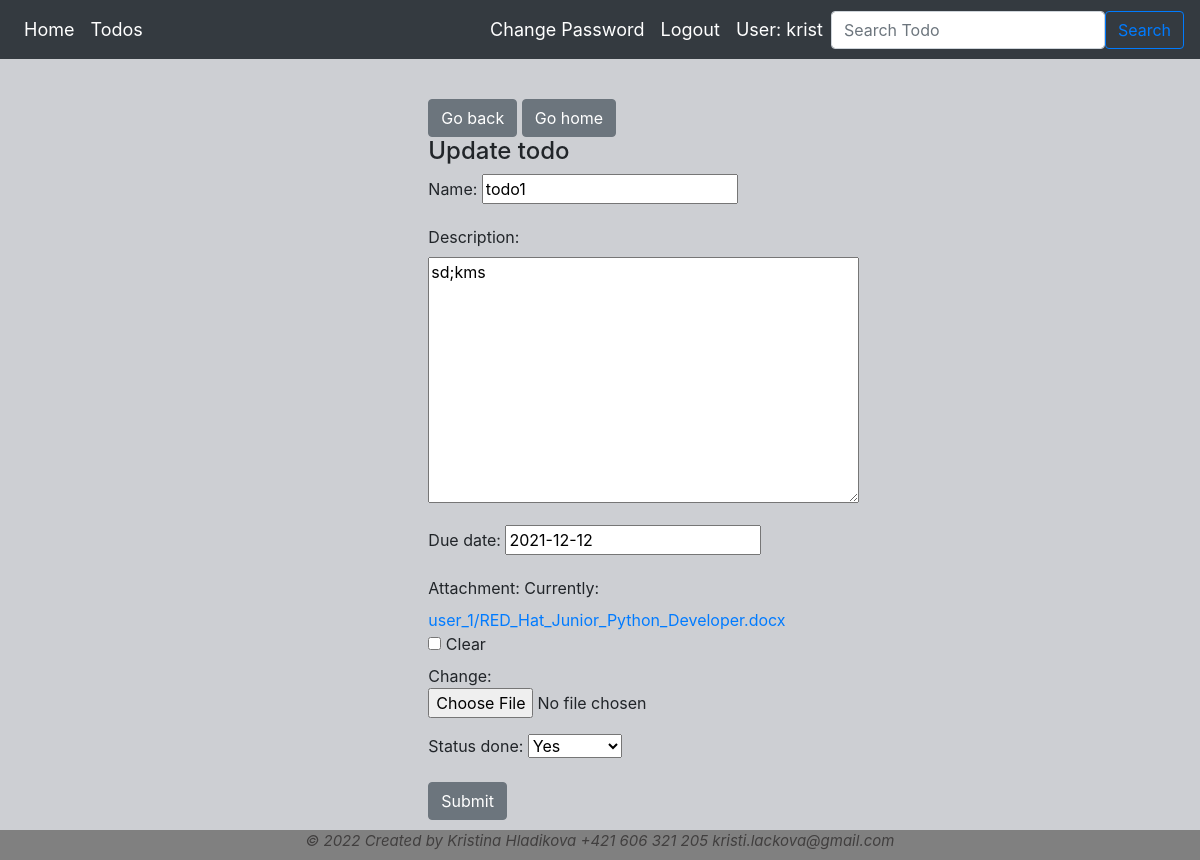
The page /todos/3/update_todo/ (signed in) on the database its author committed.
### todo_manager_app/models.py (models this page shows, shortened)
class Todo(models.Model):
    name = models.CharField(max_length=100)
    description = models.TextField(blank=True, default='')
    due_date = models.DateField()
    status_done = models.BooleanField(null=True, default=False)
    attachment = models.FileField(upload_to=user_directory_path, blank=True, null=True)
    user = models.ForeignKey(User, null=True, on_delete=models.CASCADE)

### todo_manager_app/views.py (the view)
# urls.py: path("todos/<int:todo_id>/update_todo/", update_todo, name="update_todo"),
@login_required(login_url='login')
def update_todo(request, todo_id):
    todo = Todo.objects.get(id=todo_id)
    form = TodoForm(request.POST or None, instance=todo)
    if form.is_valid():
        form.save(request.user)
        return redirect(f'/todos/{todo_id}/')
    context = {"form": form}
    return render(request, "update_todo.html", context)

### todo_manager_app/forms.py (shortened to what this page needs)
class TodoForm(forms.ModelForm):
    class Meta:
        model = Todo
        fields = ['name', 'description', 'due_date', 'attachment', 'status_done']

### todo_manager_app/templates/update_todo.html (shortened to what this page needs)
{% extends 'base.html' %}
{% block body %}
    <div class="col-4 offset-4">
    <a href="/todos/" class="btn btn-secondary">Go back</a>
    <a href="/" class="btn btn-secondary">Go home</a>
        <h4>Update todo</h4>
        <form method="POST">
            {{ form.as_p }}
            <button class="btn btn-secondary" type="submit">Submit</button>
        </form>
    </div>
{% endblock %}

### todo_manager_app/templates/base.html (shortened to what this page needs)
{% load static %}
<!DOCTYPE html>
<html lang="cs">
<head>
    <link rel="stylesheet" href="https://stackpath.bootstrapcdn.com/bootstrap/4.3.1/css/bootstrap.min.css">
</head>
<body style="background-color:#cdcfd3;">
    <nav class="navbar navbar-expand-lg bg-dark" >
    <div class="collapse navbar-collapse" id="navbarSupportedContent">
        <ul class="navbar-nav mr-auto">
            <li class="nav-item {% if request.resolver_match.url_name == 'homepage' %}active{% endif %}">
                <a class="nav-link" href="{% url 'homepage' %}" style="">Home <span class="sr-only">(current)</span></a>
            </li>
            <li class="nav-item">
                <a class="nav-link {% if request.resolver_match.url_name == 'todos' %}active{% endif %}" href="{% url 'todos' %}">Todos <span class="sr-only">(current)</span></a>
            </li>
        </ul>
        {% if user.is_authenticated %}
        <ul class="navbar-nav justify-content-end">
            <li class="nav-item">
                <a class="nav-link {% if request.resolver_match.url_name == 'change_password' %}active{% endif %}" href="{% url 'change_password' %}">Change Password<span class="sr-only">(current)</span></a>
            </li>
            <li class="nav-item">
                <a class="nav-link {% if request.resolver_match.url_name == 'logout' %}active{% endif %}" href="{% url 'logout' %}">Logout<span class="sr-only">(current)</span></a>
            </li>
            <li class="nav-link" >
                User: {{user.username}}
            </li>
        </ul>
           <form class="form-inline my-2 my-lg-0" method=POST action="{% url 'search_todo' %}">
               <input class="form-control me-2" type="search" aria-label="Search" placeholder='Search Todo' name='searched'>
               <button class="btn btn-outline-primary" type="submit">Search</button>
           </form>
        {% else %}
            <a class="btn btn-outline-primary" href="{% url 'login' %}">Login</a> <br><br>
            <a class="btn btn-primary" style="margin-left: 15px;" href="{% url 'register' %}">Registration</a>
        {% endif %}
    </div>
    </nav>
<div style="margin:20px;padding:20px">{% block body %}{% endblock body %}</div>
</body>
<div class="footer">
    <p><i>© 2022 Created by Kristina Hladikova +421 606 321 205 kristi.lackova@gmail.com </i> </p>
</div>
</html>

### todo_manager_app/templates/base.html (style rules this page uses)
.nav-link { color: white !important; font-size: 18px !important; }
.footer { font-size: 15px; position: fixed; left: 0; bottom: 0; width: 100%; height: 30px; background-color: grey; color: #413f3f; text-align: center; }

### rows shown on the page
Todo: name "todo1", description "sd;kms", due_date "2021-12-12", status_done "Yes"

### other values the page prints
{{ user.username }} "krist"
